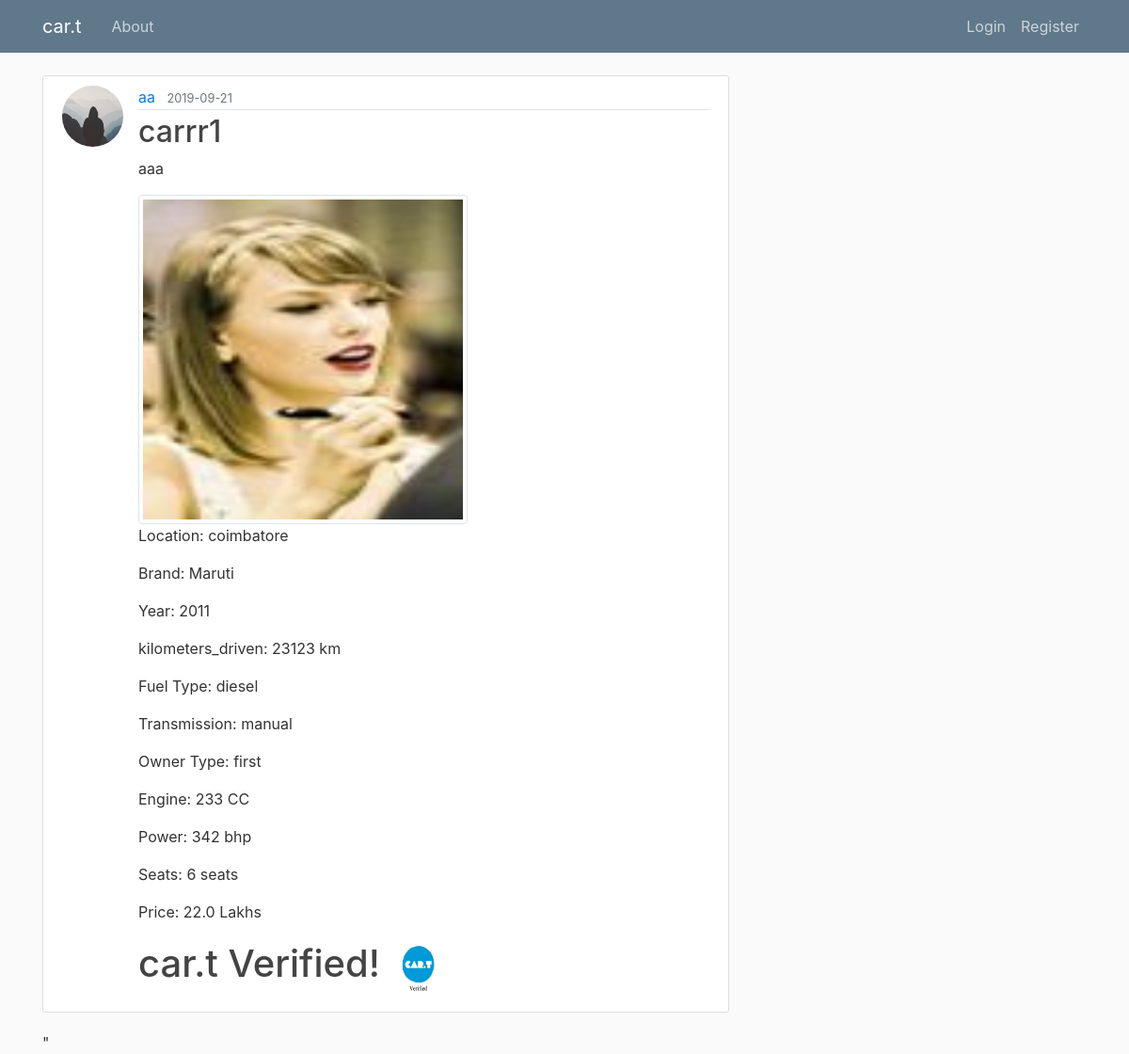
/post/1, run on the app's committed database.
### flaskblog/models.py (models this page shows, shortened)
class Account(db.Model, UserMixin):
    id = db.Column(db.Integer, primary_key=True)
    username = db.Column(db.String(20), unique=True, nullable=False)
    email = db.Column(db.String(120), unique=True, nullable=False)
    image_file = db.Column(db.String(20), nullable=False, default='default.jpg')
    account_type = db.Column(db.String(20),nullable=False)
    password = db.Column(db.String(60), nullable=False)
    posts = db.relationship('Car', backref='author', lazy=True)

class Car(db.Model):
    id = db.Column(db.Integer, primary_key=True)
    title = db.Column(db.String(100), nullable=False)
    date_posted = db.Column(db.DateTime, nullable=False, default=datetime.utcnow)
    content = db.Column(db.Text, nullable=False)
    image_file = db.Column(db.String(40), nullable=False, default='default_car.jpg')
    user_id = db.Column(db.Integer, db.ForeignKey('account.id'), nullable=False)
    location = db.Column(db.String(20),nullable=False)
    year = db.Column(db.Integer,nullable=False)
    kilometers_driven = db.Column(db.Integer,nullable=False)
    fuel_type= db.Column(db.String(20),nullable=False)
    transmission= db.Column(db.String(20),nullable=False)
    owner_type= db.Column(db.String(20),nullable=False)
    mileage = db.Column(db.String(20),nullable=False)
    engine =  db.Column(db.Integer,nullable=False)
    power =  db.Column(db.Integer,nullable=False)
    seats =   db.Column(db.Integer,nullable=False)
    brand=  db.Column(db.String,nullable=False)
    pred_price =  db.Column(db.Float,nullable=True)
    price = db.Column(db.Float,nullable=True)
    deal_type =  db.Column(db.String,nullable=True)

### flaskblog/routes.py (the view)
@app.route("/post/<int:post_id>")
def post(post_id):
    post = Car.query.get_or_404(post_id)
    image_file = url_for('static', filename='car_pics/' + post.image_file)
    return render_template('post.html', title=post.title, post=post,image_file=image_file)

### flaskblog/templates/post.html (shortened to what this page needs)
{% extends "layout.html" %}
{% block content %}
  <article class="media content-section">
    <img class="rounded-circle article-img" src="{{ url_for('static', filename='profile_pics/' + post.author.image_file) }}">
    <div class="media-body">
      <div class="article-metadata">
        <a class="mr-2" href="#">{{ post.author.username }}</a>
        <small class="text-muted">{{ post.date_posted.strftime('%Y-%m-%d') }}</small>
      </div>
      <h2 class="article-title">{{ post.title }}</h2>
      <p class="article-content">{{ post.content }}</p>
      <img class="img-thumbnail" style="width: 350px; height: 350px" src="{{ url_for('static', filename='car_pics/' + post.image_file) }}">
      <p class="<article-content">Location: {{ post.location }}</p>
      <p class="<article-content">Brand: {{ post.brand }}</p>
      <p class="<article-content">Year: {{ post.year }}</p>
      <p class="<article-content">kilometers_driven: {{ post.kilometers_driven }} km</p>
      <p class="<article-content">Fuel Type: {{ post.fuel_type }}</p>
      <p class="<article-content">Transmission: {{ post.transmission }}</p>
      <p class="<article-content">Owner Type: {{ post.owner_type }}</p>
      <p class="<article-content">Engine: {{ post.engine }} CC</p>
      <p class="<article-content">Power: {{ post.power }} bhp</p>
      <p class="<article-content">Seats: {{ post.seats }} seats</p>
      <p class="<article-content">Price: {{ post.price }} Lakhs</p>
      {% if post.deal_type == 'good' %}
          <h1 class="<article-content">car.t Verified! <img class="article-img" style="width: 60px; height: 60px" src="{{ url_for('static', filename='site_logos/' + 'verified.JPG') }}"> </h1>
      {% endif %}
      </article>"
    </div>
{% endblock content %}

### flaskblog/static/main.css (style rules this page uses)
body { background: #fafafa; color: #333333; margin-top: 5rem; }
h1, h2, h3, h4, h5, h6 { color: #444444; }
.content-section { background: #ffffff; padding: 10px 20px; border: 1px solid #dddddd; border-radius: 3px; margin-bottom: 20px; }
.article-title { color: #444444; }
.article-content { white-space: pre-line; }
.article-img { height: 65px; width: 65px; margin-right: 16px; }
.article-metadata { padding-bottom: 1px; margin-bottom: 4px; border-bottom: 1px solid #e3e3e3 }

### data on the page
Account: image_file (placeholder picture), author.username "aa"
Car: date_posted "2019-09-21", title "carrr1", content "aaa", image_file (picture), location "coimbatore", brand "Maruti", year "2011", kilometers_driven "23123", fuel_type "diesel", transmission "manual", owner_type "first", engine "233", power "342", seats "6", price "22.0"
